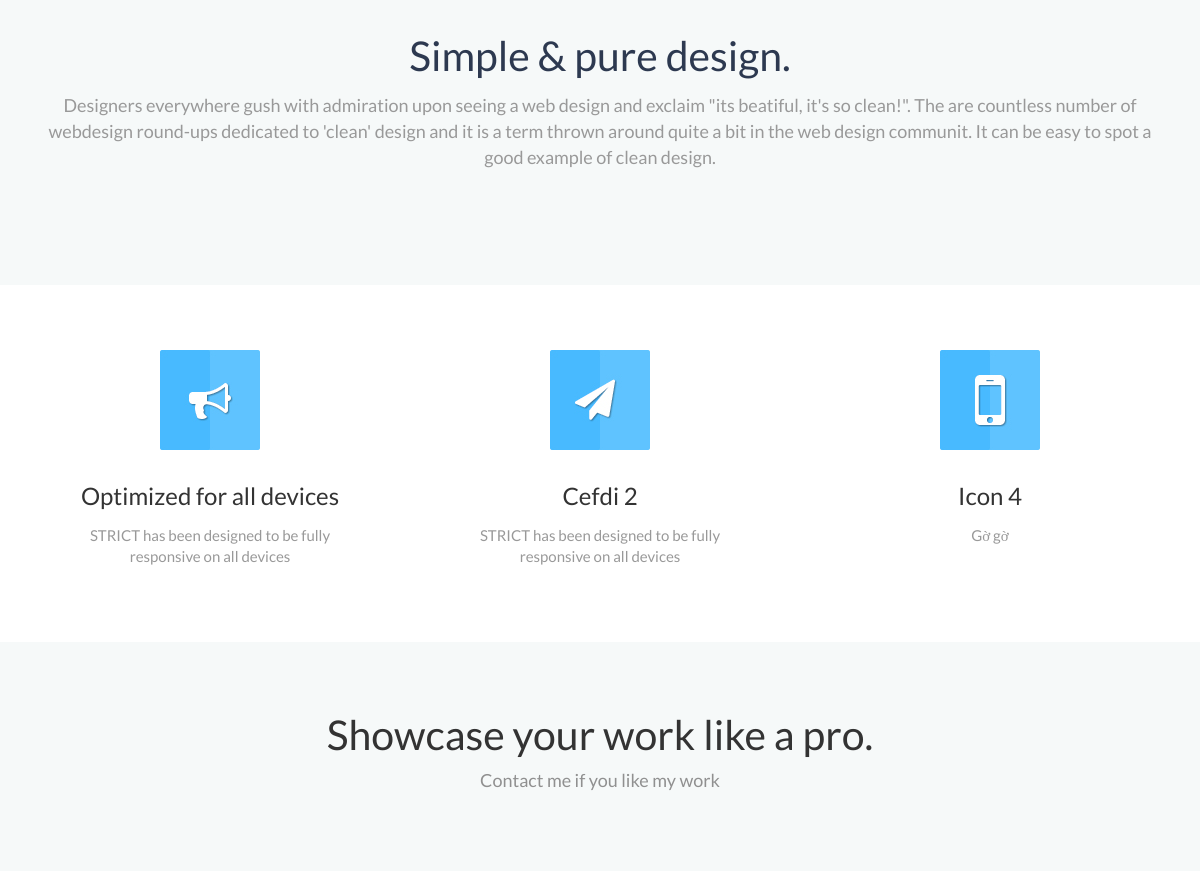
Before: / (middle part) with the older database file.
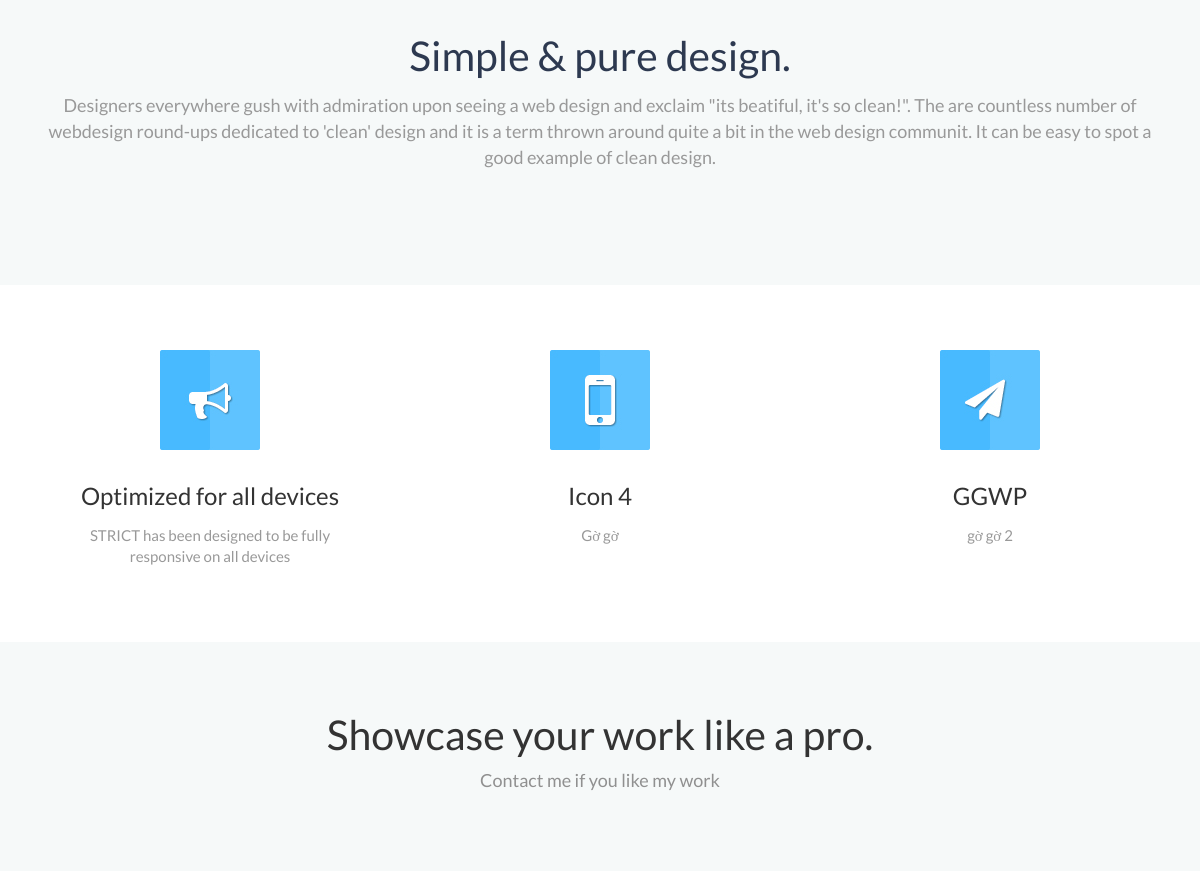
After: the same page with the newer database file.
### tables this page shows
CREATE TABLE `subpages` (
  `subpage_id` int(11) NOT NULL,
  `title` varchar(255) NOT NULL,
  `icon` varchar(255) NOT NULL,
  `content` text NOT NULL,
  `created_at` timestamp NOT NULL DEFAULT CURRENT_TIMESTAMP,
  `updated_at` timestamp NOT NULL DEFAULT CURRENT_TIMESTAMP,
  `is_publish` tinyint(1) NOT NULL DEFAULT '1'
);

### index.php (the view, shortened to what this page needs)
<?php
    include_once "./views/PDO_Connection.php";
?>
<!DOCTYPE html>
<html lang="en">
<head>
    <link rel="stylesheet" href="bootstrap-3.3.7-dist/css/bootstrap.css">
    <link rel="stylesheet" href="./scss/style.css">
    <link rel="stylesheet" href="./scss/mediaquery.css">
    <link rel="stylesheet" href="./font-awesome-4.7.0/css/font-awesome.min.css">
</head>
<body>
    <section class="page--header text-center">
        <div class="container">
            <h2 id="page-title">Simple & pure design.</h2>
            <p id="page-content">
                Designers everywhere gush with admiration upon seeing a web design and exclaim "its beatiful, it's so clean!".
                The are countless number of webdesign round-ups dedicated to 'clean' design and it is a term thrown around quite a bit
                in the web design communit. It can be easy to spot a good example of clean design.
            </p>
        </div>
    </section>
    <section class="page--feature">
        <div class="container">
            <div class="row">
                <?php
                    $queryData = $conn->prepare("SELECT * FROM subpages where is_publish = 1 LIMIT 3");
                    $queryData->execute();
                    $result = $queryData->fetchALL();
                    foreach ($result as $value) {
                        $src = substr($value['icon'], 3);
                        ?>
                            <div class="col-sm-4">
                                <img src="<?= $src ?>" alt="icon image">
                                <h3><?= $value['title']?></h3>
                                <p><?= $value['content']?></p>
                            </div>
                        <?php
                    }
                ?>
            </div>
        </div>
    </section>
    <section class="container portfolio">
        <div class="portfolio--title">
            <h3>Showcase your work like a pro.</h3>
            <p>Contact me if you like my work</p>
        </div>
    </section>
</body>
</html>

Changed rows visible on the page:
no longer on this page (row edited): subpages: icon (picture), title "Cefdi 2", content "STRICT has been designed to be fully responsive on all devices"
now on this page (row unchanged): subpages: icon (picture), title "GGWP", content "gờ gờ 2"
